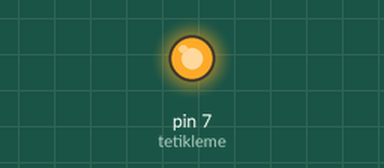
The sketch below on a simulated Arduino Uno, built with avr-gcc and run on an emulated ATmega328P. Shown: output pins drawn as LEDs (lit = HIGH).

Above: at 1.5 s.
At 4.5 s:
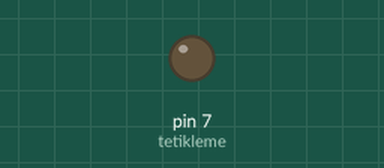
Timing chart, 0 to 7.8 s (numbered marks = the images above):
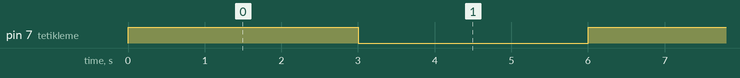

Measured:
- by itself, pin 7 (tetikleme): alternates HIGH for 3.0 s and LOW for 3.0 s

The sketch:

ayrilma_code.ino
```cpp
int tetikleme =7;

void setup() {
  // Rölenin bağlı olduğu 7 numaralı pini çıkış pini olarak ayarla
  pinMode(tetikleme,OUTPUT);
}
void loop() {
 digitalWrite(tetikleme,HIGH);  // Röleyi açık konuma getir
 delay(3000);  // 3 saniye bekle
 digitalWrite(tetikleme,LOW);  // Röleyi kapalı konuma getir
 delay(3000);  // 3 saniye bekle
}
```
